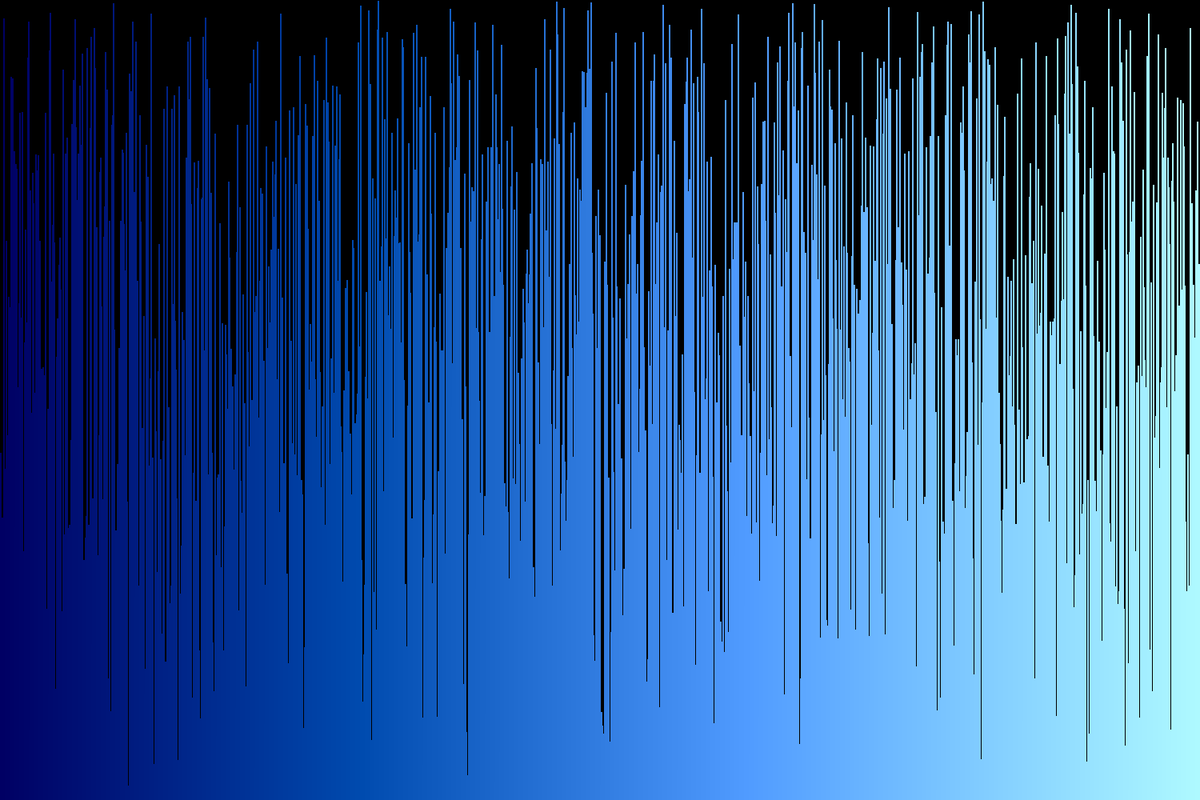
Frame 1 (no input)
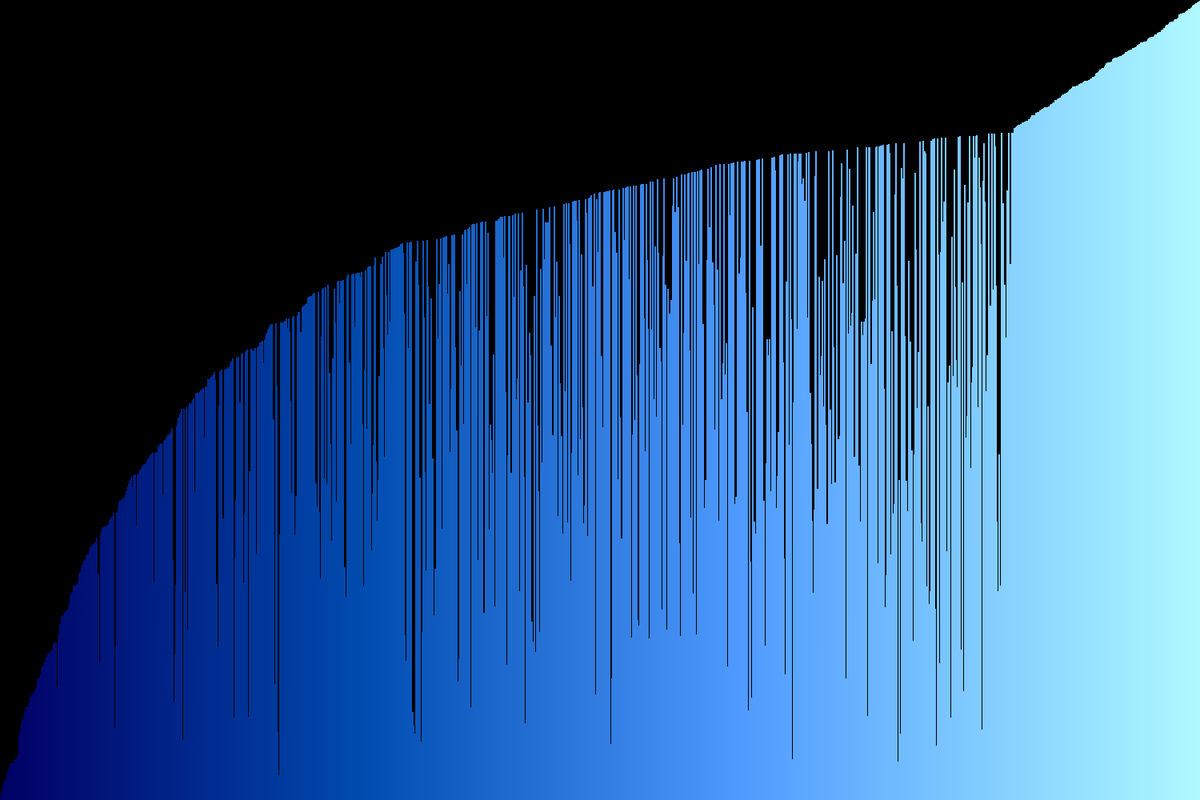
Frame 60 (the mouse pressed at the canvas centre just before this capture)
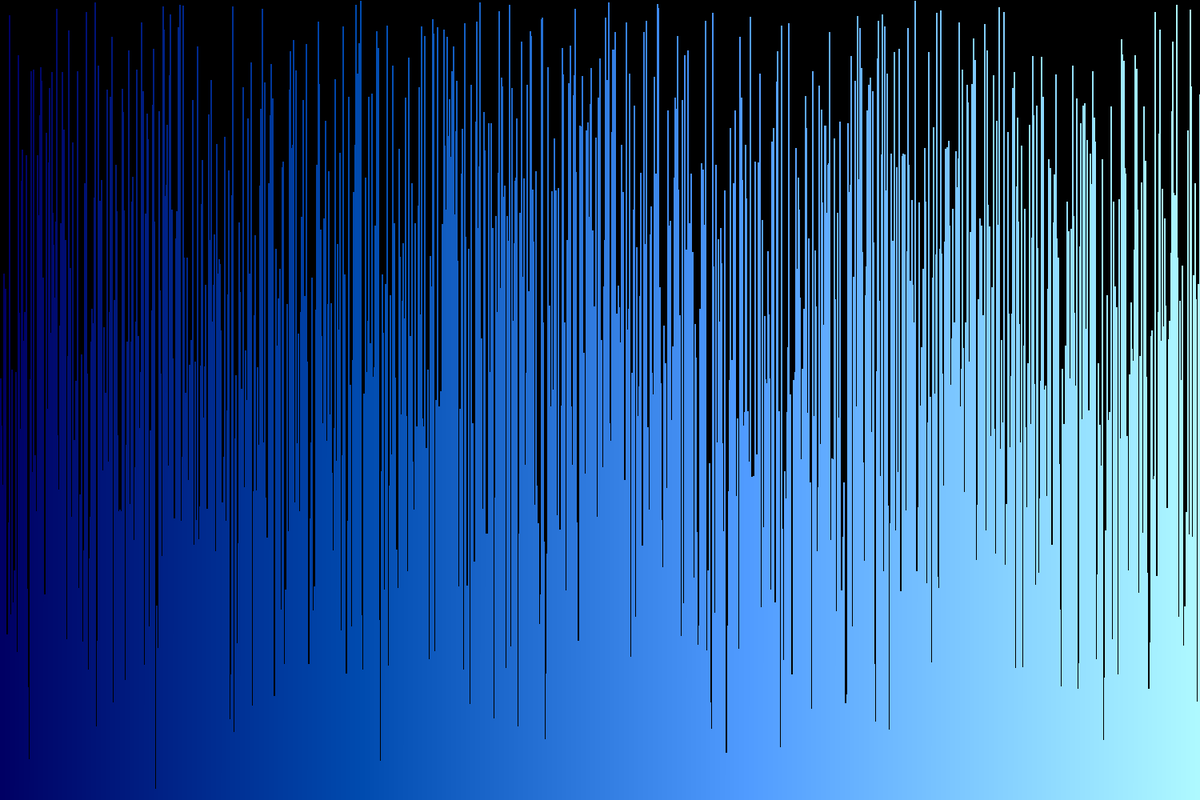
Frame 120 (the mouse held since frame 60 and released just before this capture)

The Processing sketch that drew these frames (run headless with seeded random() and noise(); from frame 60 on, the mouse is pressed at the canvas centre):

// Processing sketch: Visual_Array_Sorter
// ── Visual_Array_Sorter.pde
//1. create an array of ints. don't initialize it yet.
  int[] ints;
void setup() {
  frameRate(400);
  //2. set the size of your window
  //  if you are using Processing 3, you cannot use variables
  //  because the developers don't know how programming is supposed to work.
      size(1500, 1000);
  //3. initialize your array with the built in width variable
      ints = new int[width];
  //4. initialize the ints in the array with random numbers
  //   from 0 to the built in height variable
      for(int i = 0; i<width; i++) {
        ints[i] = (int) random(height);
      }
      randomInts();
  //5. call the noStroke() method
    noStroke();
}

void draw() {
  
  //6. set the background color with background(r, g, b);
    background(0, 0, 0);
  //7. set the color for your graph
    
  //8. draw a rectangle for each int in your array.
  //   the x value will be the current index in the array
  //   the y value will the height variable
  //   the width is 1 (one)
  //   the height is negative the value of the element at the current index of the array
   for(int i = 0; i<width; i++) {
       stroke(i/6-75, i/6, i/6+100);
        rect(i, height, 1, 0-ints[i]);
      }

  //9. call the stepSort method
  
     stepSort(ints);
     stepSort(ints);
     stepSort(ints);
     stepSort(ints);
  //10. extract the code that randomizes the array into a method.
  
  //11. call the method you made in step 10 when the mouse is pressed
     if(mousePressed) {
        randomInts();
     }
}

void stepSort(int[] arr) {
  for (int i = 1; i < arr.length; i++) {
    if (arr[i - 1] > arr[i]) {
      int t = arr[i];
      arr[i] = arr[i - 1];
      arr[i - 1] = t;
    }
  }
}
void randomInts() {
for(int i = 0; i<width; i++) {
        ints[i] = (int) random(height);
      }
}
